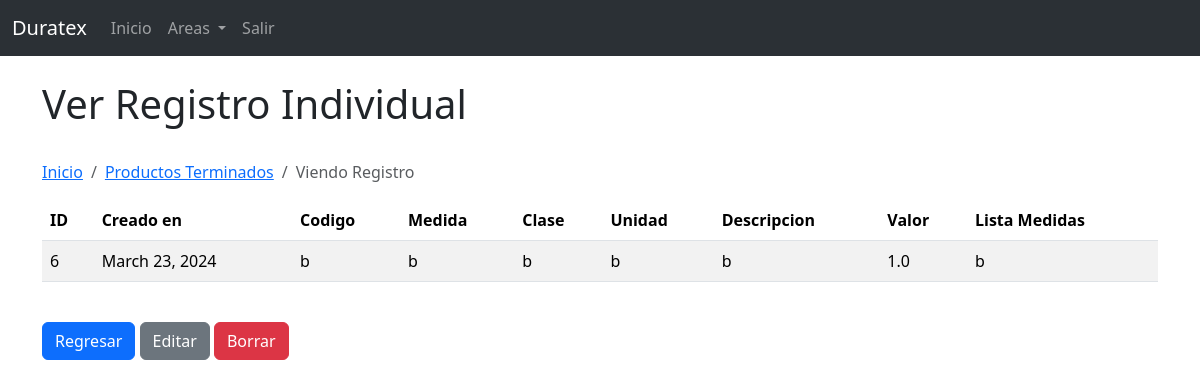
Page /productos_terminados/registros/6 (signed in) on the earlier database version.
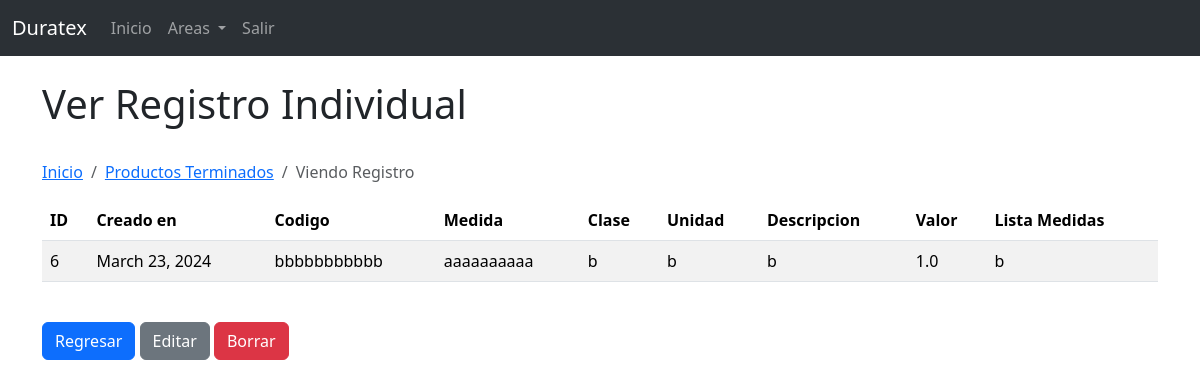
Same page on the later database version.
### sfcs/models.py (models this page shows, shortened)
class Almacen(models.Model):
    creado_en = models.DateField(auto_now_add=True)
    codigo = models.CharField(max_length=100)
    medida = models.CharField(max_length=100)
    clase = models.CharField(max_length=100)
    unidad = models.CharField(max_length=100)
    descripcion = models.CharField(max_length=150)
    valor = models.FloatField(max_length=15)
    lista_medidas = models.CharField(max_length=100)
    objects = DataFrameManager()

### sfcs/views.py (the view)
# urls.py: path('productos_terminados/registros/<int:pk>', views.productos_terminados_ver_registro, name='productos_terminados_registro'),
def productos_terminados_ver_registro(request, pk):
    if request.user.is_authenticated:
        registro = Almacen.objects.get(id=pk)
    else:
        messages.error(request, "Debes de iniciar sesion!")
        print ("no ha iniciado sesion para ver esa pagina")
        return redirect('home')
    return render(request, 'productos_terminados/ver_registro.html', {'registro': registro})

### sfcs/templates/productos_terminados/ver_registro.html (shortened to what this page needs)
{% extends 'base.html' %}
{% block content %}
{% if user.is_authenticated %}
<h1>Ver Registro Individual</h1>
<br/>
<nav aria-label="breadcrumb">
  <ol class="breadcrumb">
    <li class="breadcrumb-item"><a href="{% url 'home' %}"">Inicio</a></li>
    <li class="breadcrumb-item"><a href="{% url 'productos_terminados' %}"">Productos Terminados</a></li>
    <li class="breadcrumb-item active" aria-current="page">Viendo Registro</li>
  </ol>
</nav>
{% if registro %}
<table class="table table-striped table-hover">
  <thead>
    <tr>
      <th scope="col">ID</th>
      <th scope="col">Creado en</th>
      <th scope="col">Codigo</th>
      <th scope="col">Medida</th>
      <th scope="col">Clase</th>
      <th scope="col">Unidad</th>
      <th scope="col">Descripcion</th>
      <th scope="col">Valor</th>
      <th scope="col">Lista Medidas</th>
    </tr>
  </thead>
  <tbody>
    <tr>
      <td>{{ registro.id }}</td>
      <td>{{ registro.creado_en }}</td>
      <td>{{ registro.codigo }}</td>
      <td>{{ registro.medida }}</td>
      <td>{{ registro.clase }}</td>
      <td>{{ registro.unidad }}</td>
      <td>{{ registro.descripcion }}</td>
      <td>{{ registro.valor }}</td>
      <td>{{ registro.lista_medidas }}</td>
    </tr>
  </tbody>
</table>
<br/>
<a href="{% url 'productos_terminados' %}" class="btn btn-primary">Regresar</a>
<a href="{% url 'productos_terminados_editar_registro' registro.id %}" class="btn btn-secondary">Editar</a>
<a href="#" onclick="if(confirm('Realmente quiere borrar el registro?')){window.location.href='{% url 'productos_terminados_borrar_registro' registro.id %}'}else{return false;}" class="btn btn-danger">Borrar</a>
{% endif %}
{% endif %}
{% endblock %}

Differences in the rows shown:
changed Almacen id 6: codigo "b" → "bbbbbbbbbbb"; medida "b" → "aaaaaaaaaa"
